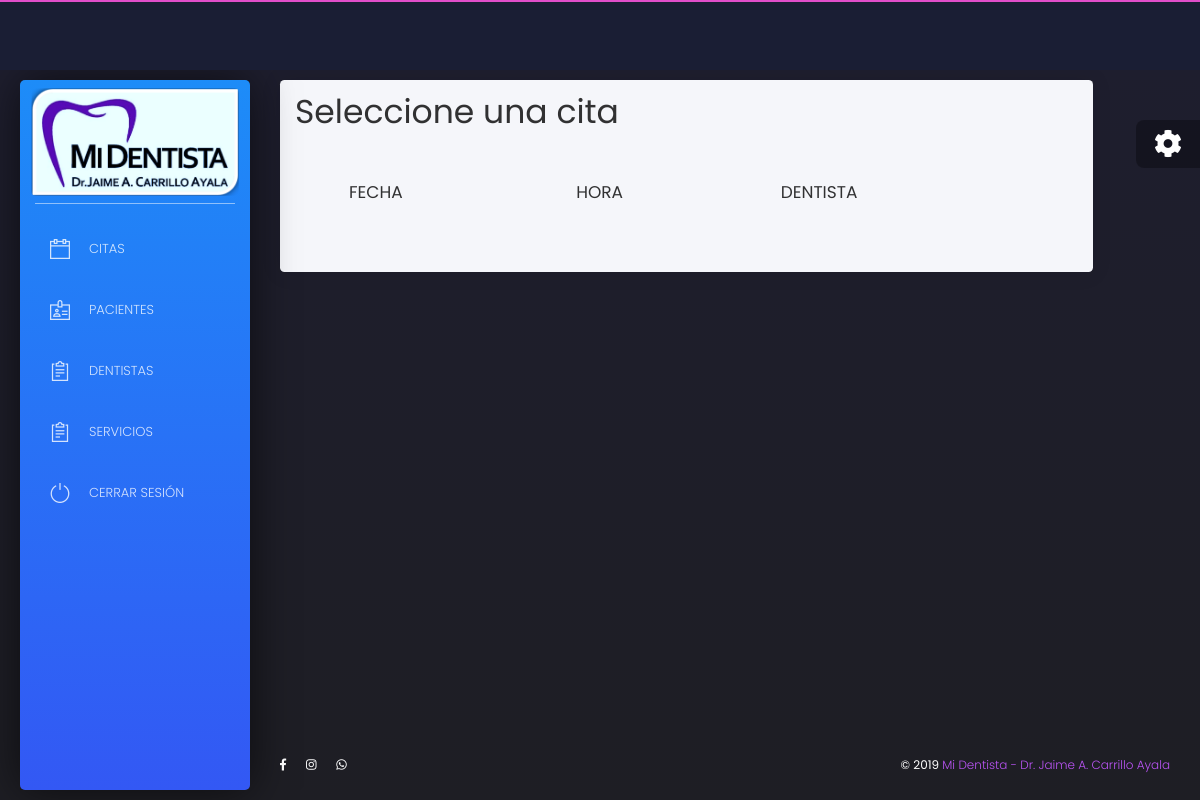
/core/citas4 (signed in), run on an earlier commit of the app's database.
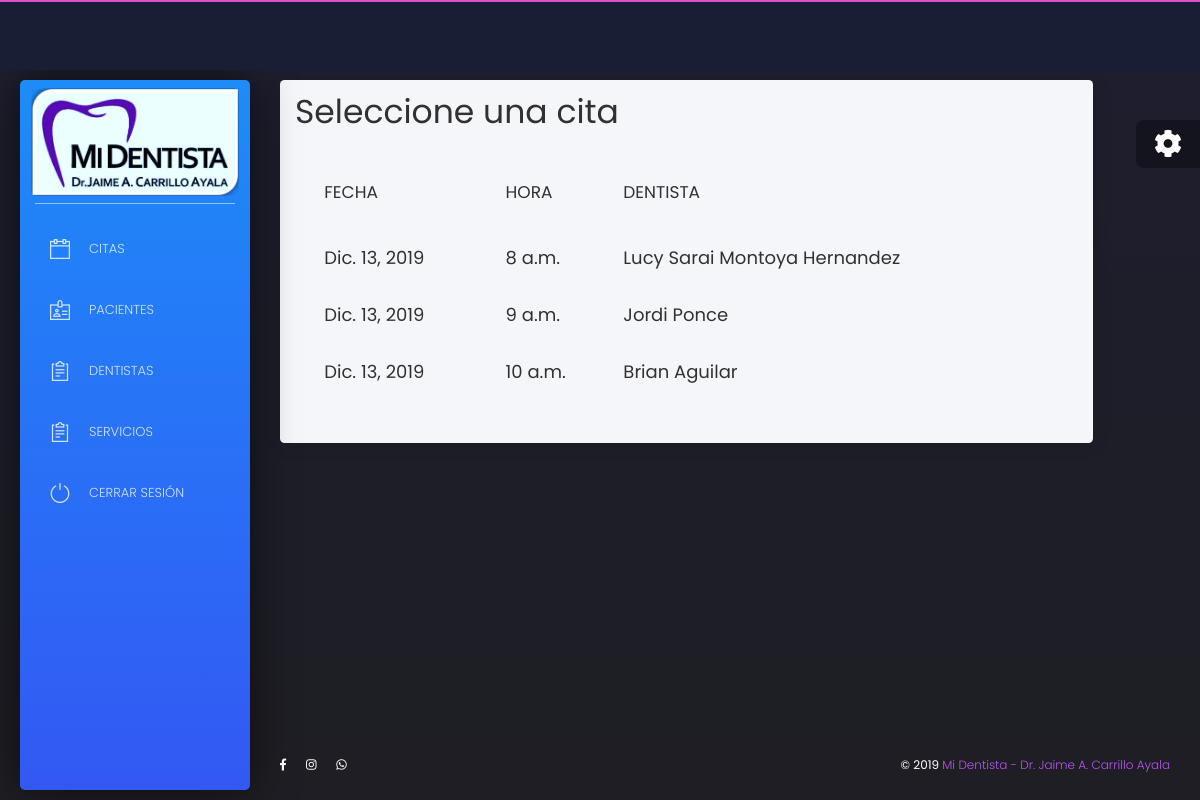
And on a later commit of the database.
### core/models.py (models this page shows, shortened)
class Dentista(models.Model):
    id = models.AutoField(primary_key=True)
    usuario = models.OneToOneField(User, on_delete=models.CASCADE)
    especialidad = models.ForeignKey(Especialidad, on_delete=models.CASCADE)
    telefono = models.CharField(max_length=8)
    is_dentist = models.BooleanField(default=True)
    foto = models.ImageField(upload_to='dentist/%Y/%m/%D/', null=True, blank=True)
    biografia = models.CharField(max_length=1024)

class Cita(models.Model):
    id = models.AutoField(primary_key=True)
    paciente = models.ForeignKey(Paciente, on_delete=models.CASCADE, blank=True, null=True)
    dentista = models.ForeignKey(Dentista, on_delete=models.CASCADE, blank=True, null=True)
    tratamiento = models.ForeignKey(Tratamiento, on_delete=models.CASCADE, null=True, blank=True)
    hora = models.TimeField(blank=True, null=True)
    fecha = models.DateField(blank=True, null=True)
    informe = models.CharField(max_length=1024, default="No se ha agregado informe.")
    asignada = models.BooleanField(default=False)
    atendida = models.BooleanField(default=False)

class Paciente(models.Model):
    id = models.AutoField(primary_key=True)
    nombres = models.CharField(max_length=64)
    apellidos = models.CharField(max_length=64)
    nacimiento = models.DateField()
    telefono = models.CharField(max_length=8)
    foto = models.ImageField(upload_to='patient/%Y/%m/%D/', null=True, blank=True)
    edad = models.IntegerField(default=0)
    alergias = models.ManyToManyField(Medicamento,  blank=True)
    correo = models.EmailField(blank=True, null=True)

### core/views.py (the view)
# urls.py: path('citas4', CitaList4, name = 'citas4'),
@login_required
def CitaList4(request):
    citas = Cita.objects.filter(asignada = True, fecha = datetime.datetime.today()).order_by('fecha', 'hora')|Cita.objects.filter(asignada = True, fecha = datetime.datetime.today() + datetime.timedelta(days = 1)).order_by('fecha', 'hora')
    dentistas = Dentista.objects.all()
    return render(request, 'core/cita_list4.html', {'citas':citas, 'dentista_list':dentistas})

### core/templates/core/cita_list4.html (shortened to what this page needs)
{% extends 'core/base.html' %}
{% load static %}
{% block content %}
<div class="content">
    <div class="row">
        <div class="col-md-11">
			    <div class="card white-content">
            <div class="card-header">
                <h1>Seleccione una cita</h1>
            </div>
				    <div class="card-body">
					    <div class="table-responsive">
                <table class="table tablesorter " id="">
                  <thead class=" text-primary">
                      <th>
                      </th>
                      <th>
                        <h4>Fecha</h4>
                      </th>
                      <th>
                        <h4>Hora</h4>
                      </th>
                       <th>
                        <h4>Dentista</h4>
                      </th>
                  </thead>
                  <tbody>
                    {% for c in citas|dictsort:'id' %}
                      {% if c.dentista.usuario == request.user %}
                        {% if c.atendida %}
                          <tr bgcolor = "#C4FFD5" id={{c.id}} onMouseOver="ResaltarFila({{c.id}});" onMouseOut="RestablecerFila({{c.id}}, '')" onClick="CrearEnlace('{% url 'core:updatecita' c.id|slugify %}');">
                        {% else %}
                          <tr  id={{c.id}} onMouseOver="ResaltarFila({{c.id}});" onMouseOut="RestablecerFila({{c.id}}, '')" onClick="CrearEnlace('{% url 'core:updatecita' c.id|slugify %}');">
                        {% endif %}
                              <td>
                              </td>
                              <td >
                                <p><b><font size="4">{{c.fecha}}</font></b></p>
                              </td>
                              <td >
                                <p><b><font size="4">{{c.hora}}</font></b></p>
                              </td>
                              <td >
                                <p><b><font size="4">{{c.paciente.nombres}} {{c.paciente.apellidos}}</font></b></p>
                              </td>
                        </tr>
                      {% endif %}
                    {% endfor %}
                  </tbody>
                </table>
				      </div>
			      </div>
	        </div>
	      </div>
      </div>
    </div>
{% endblock %}

### core/templates/core/base.html (shortened to what the changed rows need)
{% load static %}
<!DOCTYPE html>
<html lang="en">
	<head>
	  <link href="https://use.fontawesome.com/releases/v5.0.6/css/all.css" rel="stylesheet"/>
	  <link href="{% static 'css/nucleo-icons.css' %}" rel="stylesheet" type="text/css"/>
	  <link href="{% static 'css/bootstrap.min.css' %}" rel="stylesheet" type="text/css"/>
	  <link href="{% static 'css/black-dashboard.css' %}" rel="stylesheet" type="text/css"/>
	  <link href="{% static 'demo/demo.css' %}" rel="stylesheet" />
	  <link rel="stylesheet" href="https://cdn.jsdelivr.net/npm/gijgo@1.9.6/css/gijgo.min.css">
	</head>
	<body >
	  <div class="wrapper ">
	    <div class="sidebar" data-color = "blue">
	      <div class="sidebar-wrapper">
	        <ul class="nav">
				{% for d in dentista_list %}
					{% if request.user == d.usuario %}
					<li>
						<a href="{% url 'core:citas4' %}">
							<i class="tim-icons icon-calendar-60"></i>
							<p><font size=2>Citas</font></p>
						</a>
					</li>
					<li>
						<a href="{% url 'core:pacientes3' %}">
							<i class="tim-icons icon-badge"></i>
							<p><font size=2>Pacientes</font></p>
						</a>
					</li>
					{% endif %}
				{% endfor %}
	        </ul>
	      </div>
	    </div>
	    <div class="main-panel">
					{% block content %}
					{% endblock content %}
	  </div>
	</div>
	</body>
</html>

What changed in the data, as far as the page shows it:
now on this page (row edited): Cita: fecha "Dic. 13, 2019", hora "8 a.m.", paciente.nombres "Lucy Sarai", paciente.apellidos "Montoya Hernandez"
now on this page (row edited): Cita: fecha "Dic. 13, 2019", hora "9 a.m.", paciente.nombres "Jordi", paciente.apellidos "Ponce"
now on this page (row edited): Cita: fecha "Dic. 13, 2019", hora "10 a.m.", paciente.nombres "Brian", paciente.apellidos "Aguilar"
